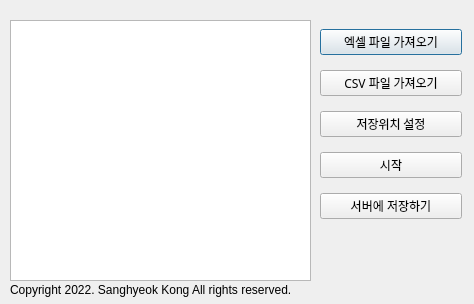
<?xml version="1.0" encoding="UTF-8"?>
<ui version="4.0">
 <class>Dialog</class>
 <widget class="QDialog" name="Dialog">
  <property name="geometry">
   <rect>
    <x>0</x>
    <y>0</y>
    <width>474</width>
    <height>304</height>
   </rect>
  </property>
  <property name="windowTitle">
   <string>Dialog</string>
  </property>
  <widget class="QTextBrowser" name="textBrowser">
   <property name="geometry">
    <rect>
     <x>10</x>
     <y>20</y>
     <width>301</width>
     <height>261</height>
    </rect>
   </property>
   <property name="font">
    <font>
     <family>맑은 고딕 Semilight</family>
    </font>
   </property>
  </widget>
  <widget class="QWidget" name="verticalLayoutWidget">
   <property name="geometry">
    <rect>
     <x>320</x>
     <y>20</y>
     <width>142</width>
     <height>211</height>
    </rect>
   </property>
   <layout class="QVBoxLayout" name="verticalLayout">
    <item>
     <widget class="QPushButton" name="pushButton">
      <property name="font">
       <font>
        <family>맑은 고딕 Semilight</family>
       </font>
      </property>
      <property name="text">
       <string>엑셀 파일 가져오기</string>
      </property>
     </widget>
    </item>
    <item>
     <widget class="QPushButton" name="pushButton_4">
      <property name="font">
       <font>
        <family>맑은 고딕 Semilight</family>
       </font>
      </property>
      <property name="text">
       <string>CSV 파일 가져오기</string>
      </property>
     </widget>
    </item>
    <item>
     <widget class="QPushButton" name="pushButton_3">
      <property name="font">
       <font>
        <family>맑은 고딕 Semilight</family>
       </font>
      </property>
      <property name="text">
       <string>저장위치 설정</string>
      </property>
     </widget>
    </item>
    <item>
     <widget class="QPushButton" name="pushButton_2">
      <property name="font">
       <font>
        <family>맑은 고딕 Semilight</family>
       </font>
      </property>
      <property name="text">
       <string>시작</string>
      </property>
     </widget>
    </item>
    <item>
     <widget class="QPushButton" name="pushButton_5">
      <property name="text">
       <string>서버에 저장하기</string>
      </property>
     </widget>
    </item>
   </layout>
  </widget>
  <widget class="QLabel" name="label">
   <property name="geometry">
    <rect>
     <x>10</x>
     <y>280</y>
     <width>351</width>
     <height>20</height>
    </rect>
   </property>
   <property name="font">
    <font>
     <family>Lucida Grande</family>
     <pointsize>9</pointsize>
    </font>
   </property>
   <property name="autoFillBackground">
    <bool>false</bool>
   </property>
   <property name="text">
    <string>Copyright 2022. Sanghyeok Kong All rights reserved.</string>
   </property>
  </widget>
 </widget>
 <resources/>
 <connections/>
</ui>
